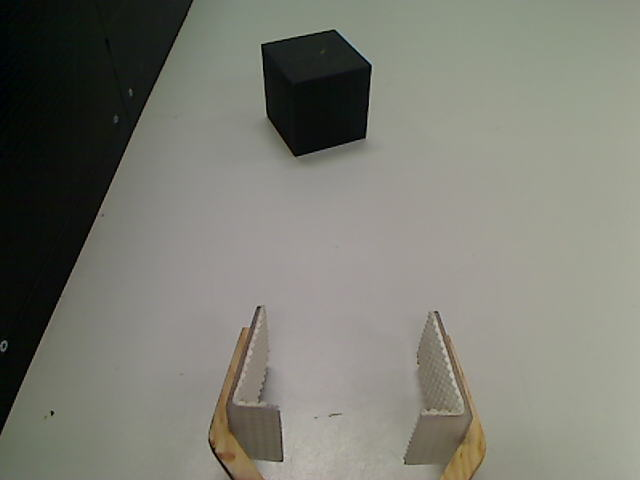
#> input picture vision/cuboN1.png, 640 x 480 px, given in place of the camera
$ python visionRobot.py   (Python 2 division)   (older library calls are emulated)
#> lines starting #> are read from the running program, lines starting #| are printed output that depends on the picture; after the words box and inside, x2 and y2 are one past the last pixel; in counts of white or black regions, pixels touching at a corner belong together
### vision/camera.py
import os
import cv2
import numpy as np
import math
import time

CAMERA_MATRIX = [[555.81341097, 0. ,323.81267756], [0., 555.07406939, 244.96419131], [0., 0.,1.]]
DIST_COEFS = [[0.26812386, -1.12309446,  0.00970802, -0.00178942,  0.97162928]]
POLYLINE = np.array([[0, 250], [640, 250], [640, 480], [0, 480]], np.int32)
ANGLE = 45

class FormStencil:
    # [10 lines left out: functions __init__, apply, not called in this run]


class NoCameraDetectedException(Exception):
    def __init__(self):
        pass


class Camera():

    def __init__(self):
        self.capt_obj = cv2.VideoCapture(1)
        self.camera_matrix = np.array(CAMERA_MATRIX)
        self.distortion_matrix = np.array(DIST_COEFS)
        self.polyline = POLYLINE
        flags, img = self.capt_obj.read()
#> img is the input picture: shape (480, 640, 3); mean B, G, R 114.2, 123.7, 123.3
        if flags is False:
            raise NoCameraDetectedException()

    def getCapt(self):
        self.capt_obj.grab()
        return self.capt_obj

    def remmaping_image(self, image):
        h,  w = image.shape[:2]
        newcameramtx, roi=cv2.getOptimalNewCameraMatrix(self.camera_matrix, self.distortion_matrix, (w, h), 1, (w, h))
        img_dst = cv2.undistort(image, self.camera_matrix, self.distortion_matrix, None, newcameramtx)
        # crop the image
        x,y,w,h = roi
        img_dst = img_dst[y:y+h, x:x+w]
        return img_dst

    def apply_filter_color_cubes(self, img_rgb, cube):
        img = cv2.GaussianBlur(img_rgb, (3, 3), 10)
        img = cv2.cvtColor(img, cv2.COLOR_BGR2HSV)
        img_binary = cube.color_filter.apply(img)
        dilation = np.ones((3, 3), "uint8")
        img_binary = cv2.dilate(img_binary, dilation)
        #img_binary = self.apply_polyline(img_binary)
        return img_binary

    # [27 lines left out: functions apply_filter_black_cube, apply_polyline, find_contour_cube_black, not called in this run]

    def find_largest_contour_color(self, img_binary):
        contours, hierarchy = cv2.findContours(img_binary, cv2.RETR_LIST, cv2.CHAIN_APPROX_SIMPLE)
        max_area = 0
        largest_contour = None
        for contour in contours:
            area = cv2.contourArea(contour)
            if area > max_area:
                max_area = area
                largest_contour = contour
        return largest_contour


    # [53 lines left out: functions get_moment, find_marker_image, define_contour_array, get_angle_cube, find_distance, find_square_cube_white, not called in this run]

    def _angle_cos(self, p0, p1, p2):
        d1, d2 = (p0-p1).astype('float'), (p2-p1).astype('float')
        return abs( np.dot(d1, d2) / np.sqrt( np.dot(d1, d1)*np.dot(d2, d2) ) )

    # [22 lines left out: function _find_squares, not called in this run]


    def _getPerimeter(self, square):
        return math.fabs(square[1][1] - square[0][1]) + math.fabs(square[2][1] - square[3][1]) +\
               math.fabs(square[0][0] - square[3][0]) + math.fabs(square[1][0] - square[2][0])


    # [8 lines left out: function _filterSquares, not called in this run]

### vision/cube.py
import cv2
import numpy as np

RANGES_FOR_COLOR_FILTER = {'red': [([169, 73, 92], [179, 255, 255]), ([0, 73, 92], [2, 255, 255])],
                           'green': [([30, 110, 110], [50, 255, 255])],
                           'blue': [([95, 80, 80], [115, 255, 255])],
                           'yellow': [([22, 130, 130], [32, 255, 255])],
                           'orange': [([7, 80, 60], [17, 255, 255])],
                           'purple': [([120, 60, 60], [130, 255, 255])],
                           'forest_green': [([53, 25, 40], [75, 255, 255])],
                           'black': [([0, 0, 0], [180, 256, 120])],
                           'white': [([0, 0, 150], [180, 40, 255])]}

PARAMETERS_FOR_FORM_FILTER = {'red': [2, 3, 3, 3],
                              'green': [5, 7, 3, 3],
                              'blue': [5, 8, 3, 3],
                              'yellow': [2, 4, 3, 3],
                              'orange': [2, 3, 3, 7],
                              'purple': [2, 4, 3, 5],
                              'forest_green': [2, 3, 3, 5],
                              'black': [3, 1, 3, 3],
                              'white': [0, 3, 4, 4]}

TABLE_STENCIL = {'1': [np.array([[0, 0], [640, 0], [640, 286], [607, 270], [607, 207], [0, 207]], np.int32),  # Not set yet
                      np.array([[0, 286], [640, 310], [640, 480], [0, 480]], np.int32)],
                 '2': [np.array([[0, 0], [640, 0], [640, 289], [607, 273], [607, 210], [77, 210], [77, 273], [0, 280]], np.int32),
                      np.array([[0, 284], [640, 314], [640, 480], [0, 480]], np.int32)],
                 '3': [np.array([[0, 0], [640, 0], [640, 301], [621, 291], [621, 220], [102, 220], [102, 273], [0, 280]], np.int32),
                      np.array([[0, 296], [640, 325], [640, 480], [0, 480]], np.int32)],
                 '4': [np.array([[0, 0], [640, 0], [640, 293], [618, 283], [618, 220], [92, 220], [92, 282], [0, 290]], np.int32),  # Not set yet
                      np.array([[0, 298], [640, 314], [640, 480], [0, 480]], np.int32)],
                 '5': [np.array([[0, 0], [640, 0], [640, 289], [607, 273], [607, 210], [0, 210]], np.int32),  # Not set yet
                      np.array([[0, 293], [640, 322], [640, 480], [0, 480]], np.int32)],
                 '6': [np.array([[0, 0], [640, 0], [640, 227], [366, 233], [108, 193], [104, 292], [0, 296]], np.int32),
                      np.array([[0, 304], [640, 324], [640, 480], [0, 480]], np.int32)]}

TABLE_BACK_POSITION = {'1': [range(252, 556, 3), 253],
                       '2': [range(351, 560, 3), 262],
                       '3': [range(359, 573, 3), 273],
                       '4': [range(247, 566, 3), 269],
                       '5': [],
                       '6': []}


class ColorFilter:
    def __init__(self, color_range):
        self.color_range = color_range

    def apply(self, img_hsv):
        img_mask = None
        for range in self.color_range:
            lower_color = np.array(range[0])
            upper_color = np.array(range[1])
            if img_mask is None:
                img_mask = cv2.inRange(img_hsv, lower_color, upper_color)
            else:
                img_mask += cv2.inRange(img_hsv, lower_color, upper_color)
        return img_mask


class FormFilter:
    def __init__(self, iteration_range):
        self.erode_iteration = np.array(iteration_range[0])
        self.dilate_iteration = np.array(iteration_range[1])
        self.rectangle_width = iteration_range[2]
        self.rectangle_height = iteration_range[3]

    # [6 lines left out: function apply, not called in this run]


class FormStencil:
    # [12 lines left out: functions __init__, apply, not called in this run]


class Cube:
    NEGATIVE_POSITION_TOLERANCE_IN_MM = -100
    NO_POSITION_TOLERANCE = 4

    def __init__(self, a_color):
        self.color = a_color
        self.position = None
        self.attempt_without_position_remaining = 0
        self.color_filter = ColorFilter(RANGES_FOR_COLOR_FILTER.get(a_color))
        self.form_filter = FormFilter(PARAMETERS_FOR_FORM_FILTER.get(a_color))

    # [21 lines left out: functions apply_filters, find_position, adjust_position, not called in this run]

    def is_valid_position(self, position):
        return position[0] > self.NEGATIVE_POSITION_TOLERANCE_IN_MM \
            and position[1] > self.NEGATIVE_POSITION_TOLERANCE_IN_MM


class WhiteCube(Cube):
    # [35 lines left out: functions __init__, apply_filters, filter_white_cube, not called in this run]


class WhiteCubeForInBoardCamera(WhiteCube):
    # [17 lines left out: functions __init__, optimize_img, deoptimize_img, not called in this run]

    def refilter(self, img):
        return FormFilter([6, 9, 3, 3]).apply(img)

    # [6 lines left out: function get_img, not called in this run]


class BlackCube(Cube):
    CALIBRATION_ATTEMPT = 25

    # [38 lines left out: functions __init__, apply_filters, find_position, not called in this run]

    def get_median(self, values):
        return np.median(np.array(values))

    # [5 lines left out: function verify_color, not called in this run]

### vision/visionRobot.py
import time
import math
from camera import Camera
from cube import *
from numpy import ndarray

class VisionRobot():

    def __init__(self, a_camera):
        self.camera = a_camera

    # [5 lines left out: function get_image, not called in this run]


    def find_contour_cube(self, image, cube):
        new_image = self.apply_mask_image(image, cube)
        contour = None
        if cube.color == "white" or cube.color=="black":
            contour = self.camera.find_contour_cube_black(new_image)
        else:
            contour = self.camera.find_largest_contour_color(new_image)
        return contour

    # [26 lines left out: functions find_angle_cube, define_corner_number, get_marker_cube, not called in this run]

    def apply_mask_image(self, image, cube):
        if cube.color == "white" or cube.color=="black":
            new_image = self.camera.apply_filter_black_cube(image)
        else:
            new_image = self.camera.apply_filter_color_cubes(image, cube)
        return new_image

    # [10 lines left out: function verifier_centre_image, not called in this run]


    def mouse_click_callback(self, event, x, y, flags, param):
        if event == cv2.EVENT_LBUTTONDBLCLK:
            print "Click at %d, %d" % (x, y)

    # [8 lines left out: function get_chanel, not called in this run]


if __name__ == "__main__":


    cv2.namedWindow('BGR', cv2.WINDOW_AUTOSIZE)
    cv2.namedWindow('masque', cv2.WINDOW_AUTOSIZE)

    camera = Camera()
    cap = camera.getCapt()
    vision = VisionRobot(camera)
    mouse = vision.mouse_click_callback
    cv2.setMouseCallback('BGR', mouse)

    while cap.isOpened():

        # Take each frame
        _, image = cap.read()
        ##flags_i, image = cap.retrieve(None, cv2.CAP_OPENNI_BGR_IMAGE)

        height, width, depth = image.shape
#> height = 480; width = 640; depth = 3
        cube = Cube("blue")
        # cube = WhiteCube()
        image = camera.remmaping_image(image)
#> in remmaping_image, `img_dst = cv2.undistort(image, self.camera_matrix, self.distortion_mat..`:
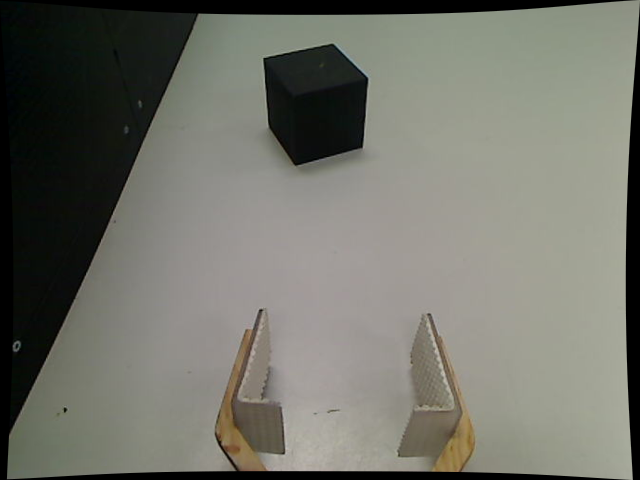
#> img_dst: shape (480, 640, 3); mean B, G, R 105.8, 114.6, 114.1
#> in remmaping_image, `img_dst = img_dst[y:y+h, x:x+w]`:
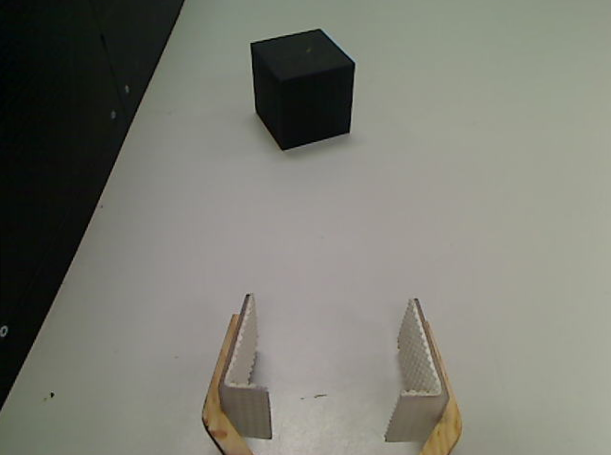
#> img_dst: shape (455, 611, 3); mean B, G, R 113.7, 123.1, 122.6
        contour = vision.find_contour_cube(image, cube)
#> in apply_filter_color_cubes, `img = cv2.cvtColor(img, cv2.COLOR_BGR2HSV)`: img: shape (455, 611, 3); mean H, S, V 34.5, 32.5, 124.9
#> in find_largest_contour_color, `contours, hierarchy = cv2.findContours(img_binary, cv2.RETR_LIST, cv2...`: contours = []
#> after the loop in find_largest_contour_color, `for contour in contours:`: max_area = 0
        try:
            if contour is not None:
                moment = camera.get_moment(contour)
                # [4 lines of commented-out code are left out]
                centreX = int(moment['m10']/moment['m00'])
                centreY = int(moment['m01']/moment['m00'])
                if ((width/2) - 10 <= centreX <=  (width/2) +10):
                    is_centre = True

                else :
                    is_centre = False
                cv2.drawContours(image,[contour],-1,(0,255,0),6)
                cv2.circle(image, (centreX, centreY), 5, (0,0,255), -1)
                print is_centre

        except:
            pass

        cv2.imshow('BGR', image)

        k = cv2.waitKey(5) & 0xFF
#> (key Esc is pressed here)
        if k == 27:
            break

    cv2.destroyAllWindows()

$ run again, on vision/essaiCube15.png
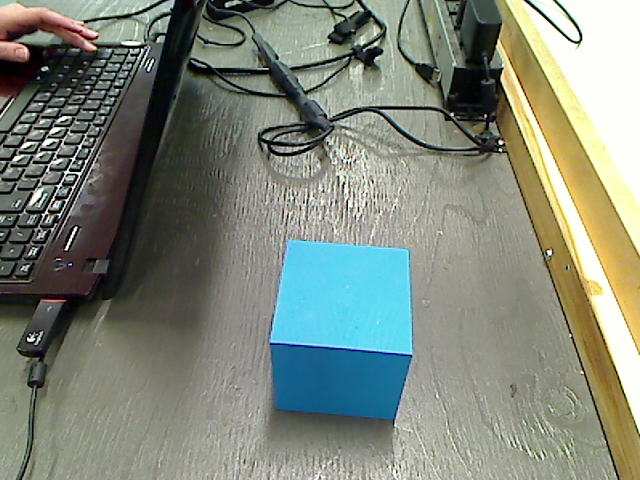
#> input picture vision/essaiCube15.png, 640 x 480 px, given in place of the camera
#> in __init__, img is the input picture: shape (480, 640, 3); mean B, G, R 122.5, 134.6, 127.2
#> the loop in apply, `for range in self.color_range:` made 1 pass
#> pass 1, in apply, `img_mask = cv2.inRange(img_hsv, lower_color, upper_color)`:
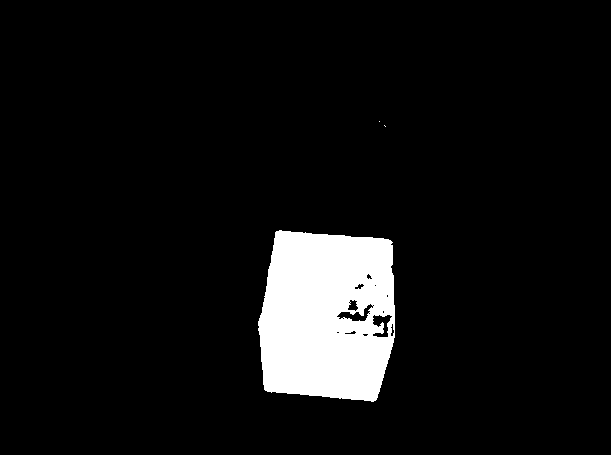
#> img_mask: shape (455, 611); 7.1% white; 3 white regions (2 under 20 px), largest, box (x1, y1, x2, y2) and area: (258, 230, 395, 402) 19840
#> img_binary: shape (455, 611); 7.5% white; 3 white regions (2 under 20 px)
#> contours = 11 contours, 7 with area under 20; largest, box (x1, y1, x2, y2) and area: (257, 229, 396, 403) 20812, (374, 315, 390, 337) 140, (339, 312, 366, 321) 109, (349, 301, 357, 310) 40
#> the loop in find_largest_contour_color, `for contour in contours:` made 11 passes
#> (area, max_area) on passes 1, 9: (140.5, 140.5), (20811.5, 20811.5)
#> after the loop in find_largest_contour_color, `for contour in contours:`: largest_contour = contour of 148 points, box (x1, y1, x2, y2) (257, 229, 396, 403), area 20812; max_area = 20811.5
#> in find_contour_cube, `contour = self.camera.find_largest_contour_color(new_image)`: contour has the same summary as largest_contour in find_largest_contour_color
#> `contour = vision.find_contour_cube(image, cube)`: contour has the same summary as largest_contour in find_largest_contour_color
#> in get_moment, `moment = cv2.moments(largest_contour)`: moment = moments, m00 20811.5, centre m10/m00, m01/m00 = (327.4, 315.4)
#> centreX = 327
#> centreY = 315
#> `cv2.drawContours(image,[contour],-1,(0,255,0),6)`:
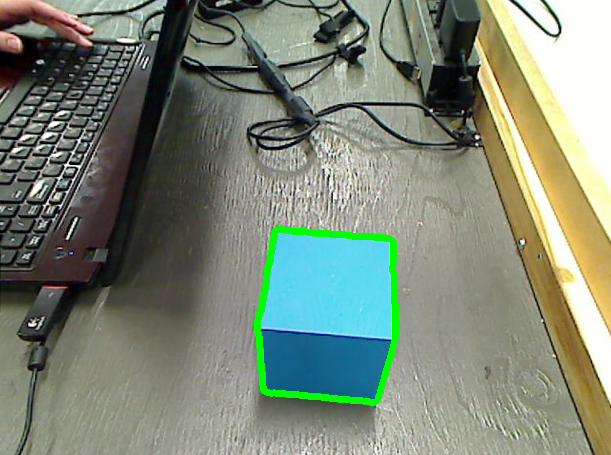
#> image: shape (455, 611, 3); mean B, G, R 119.5, 135.5, 125.1
